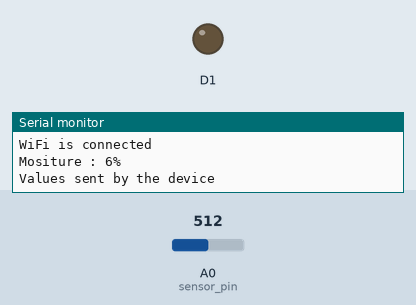
Simulated run of this sketch. Board: ESP8266 (NodeMCU). On the bench: output pins drawn as LEDs (lit = HIGH), the last lines printed to the serial monitor. The test bench sets the inputs (shaded band); at power-on: A0 (sensor_pin) = 512. WiFi joins after 1.5 s; servers stay silent unless stated.

Above: at 2.8 s.
2.9 s: A0 (sensor_pin) set to 544
7.9 s: A0 (sensor_pin) set to 577
At 10.8 s:
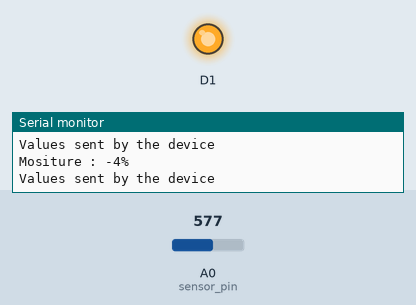
12.9 s: A0 (sensor_pin) set to 511
At 15.0 s:
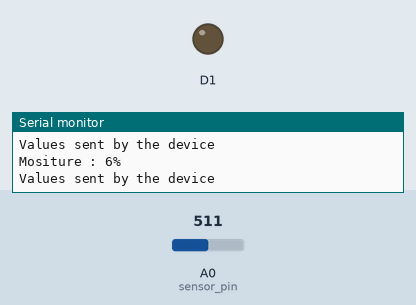
17.9 s: A0 (sensor_pin) set to 716
At 22.4 s:
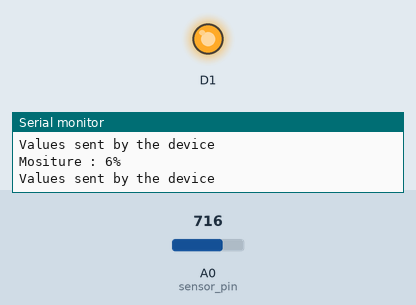
Timing chart, 0 to 23.9 s (numbered marks = the images above; inputs shaded):
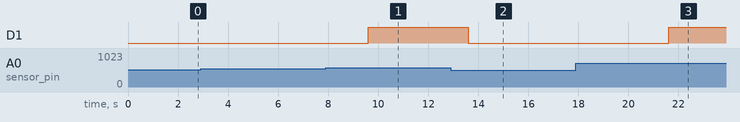

The sketch:

smart_irrigation.ino
```cpp
#include <ESP8266WiFi.h>
#include <Wire.h>

#include "Ubidots.h"

int sensor_pin = A0; // Soil Sensor input at Analog PIN A0
int output_value ;
int moisture;


//WiFiClient client;

const char* UBIDOTS_TOKEN = "BBFF-duq0ujtiSOHQJ2Vw0rpAM6nadnG9Sz";
const char* ssid     = "MAJOR PROJECT"; // Your ssid
const char* password = "12345678"; // Your Password
Ubidots ubidots(UBIDOTS_TOKEN, UBI_HTTP);

void setup() {
  Serial.begin(115200);
  delay(100);


  pinMode(D1,OUTPUT);
  pinMode(moisture, INPUT); // declare sensor as input


ubidots.wifiConnect(ssid, password);
Serial.print("Connecting to ");
Serial.println(ssid);
WiFi.begin(ssid, password);

      while (WiFi.status() != WL_CONNECTED) {
         delay(500);
         Serial.print(".");
         }

Serial.println("");
Serial.println("WiFi is connected");

}


void loop() {

    moisture = irrigation_system();
    Serial.println();
    Serial.print("Mositure : ");
    Serial.print(output_value);
    Serial.println("%");


  ubidots.add("Mositure",output_value);
  ubidots.add("Motor",output_value);


  bool bufferSent = false;
  bufferSent = ubidots.send(); // Will send data to a device label that matches the device Id
  if (bufferSent) {
   Serial.println("Values sent by the device");
  }
  delay(3000);
}

int irrigation_system(){
   output_value= analogRead(sensor_pin);
 output_value = map(output_value,550,10,0,100);

   if(output_value <0 ){
      digitalWrite(D1,HIGH);
     }
     else{
            digitalWrite(D1,LOW);
     }
   delay(1000);
   return output_value;

   }
```

Measured:
- the behaviour switches between 558 and 559 on A0 (sensor_pin) (found by bisection; images 0 and 1)
- after the input at 7.9 s, D1: LOW → HIGH after 1.7 s
- after the input at 12.9 s, D1: HIGH → LOW after 0.71 s
- after the input at 17.9 s, D1: LOW → HIGH after 3.7 s
